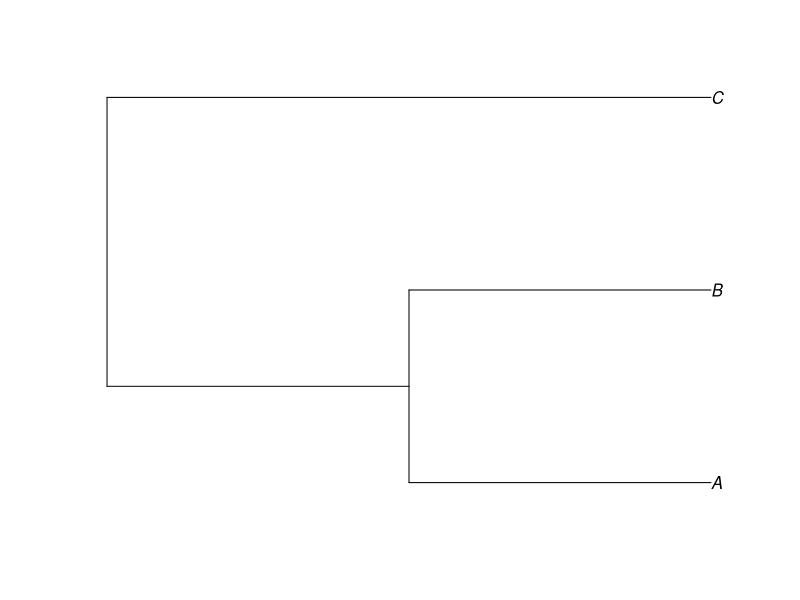

The R script that drew this image:
## ---- chunk 1
library(ape)
## ---- chunk 2
example_tree <- read.tree(text = '((A:0.5,B:0.5):0.5,C:1);')
## ---- chunk 3
plot(example_tree)
## ---- chunk 4
example_tree
## ---- chunk 5
example_tree$tip.label
example_tree$edge.length
